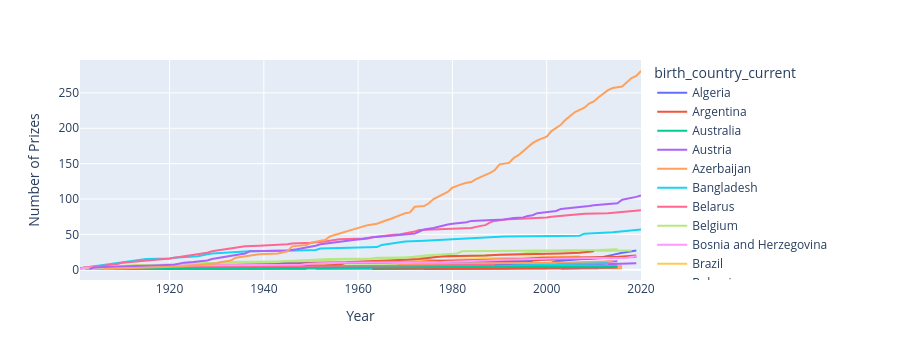

The notebook cell this image was saved under:
### Code cell
l_chart=px.line(cumulative_prizes,
               x='year',
               y='prize',
               color='birth_country_current',
               hover_name='birth_country_current')
l_chart.update_layout(xaxis_title='Year',
                     yaxis_title='Number of Prizes')
l_chart.show()
